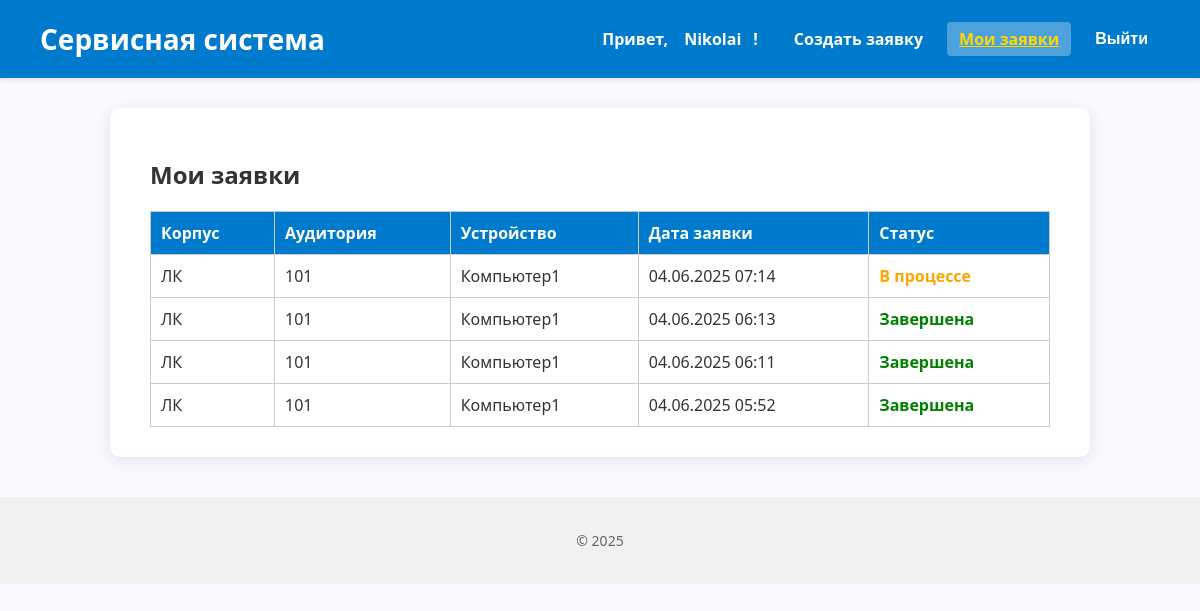
The app's page /my-requests/ (signed in) with its own data.
### core/models.py (models this page shows, shortened)
class User(AbstractUser):
    ROLE_CHOICES = [
        ('admin', 'Администратор'),
        ('engineer', 'Инженер'),
        ('teacher', 'Преподаватель'),
    ]
    role = models.CharField(max_length=20, choices=ROLE_CHOICES, blank=True, null=True)

class ServiceRequest(models.Model):
    device = models.ForeignKey(Device, on_delete=models.CASCADE, related_name='service_requests', verbose_name="Устройство")
    created_by = models.ForeignKey(
        settings.AUTH_USER_MODEL, on_delete=models.SET_NULL,
        null=True, related_name='requests_created', verbose_name="Создал"
    )
    assigned_engineer = models.ForeignKey(
        settings.AUTH_USER_MODEL, on_delete=models.SET_NULL,
        null=True, blank=True, related_name='assigned_requests', verbose_name="Инженер"
    )
    created_at = models.DateTimeField("Дата создания", auto_now_add=True)
    description = models.TextField("Описание проблемы")
    is_completed = models.BooleanField("Завершено", default=False)
    requires_replacement = models.BooleanField(default=False)
    is_paused = models.BooleanField("Приостановлена (ожидание замены)", default=False)
    class Meta:
        verbose_name = "Заявка на обслуживание"
        verbose_name_plural = "Заявки на обслуживание"
    @property
    def status(self):
        return "Завершена" if self.is_completed else "В процессе"

class Device(models.Model):
    cabinet = models.ForeignKey(Cabinet, on_delete=models.CASCADE, related_name='devices', verbose_name="Кабинет")
    name = models.CharField("Название устройства", max_length=100)
    serial_number = models.CharField("Серийный номер", max_length=100, unique=True)
    purchase_date = models.DateField("Дата покупки")
    cost = models.DecimalField("Стоимость", max_digits=10, decimal_places=2)
    class Meta:
        verbose_name = "Устройство"
        verbose_name_plural = "Устройства"

class Cabinet(models.Model):
    number = models.CharField("Номер кабинета", max_length=10)
    building = models.CharField("Корпус", max_length=50)
    class Meta:
        verbose_name = "Кабинет"
        verbose_name_plural = "Кабинеты"

### core/views.py (the view)
# urls.py: path('my-requests/', views.my_requests, name='my_requests'),
@login_required
@teacher_required
def my_requests(request):
    requests = ServiceRequest.objects.filter(created_by=request.user).order_by('-created_at')
    return render(request, 'core/my_requests.html', {'requests': requests, 'user_name': request.user.username})

### core/templates/core/my_requests.html (shortened to what this page needs)
{% extends 'base.html' %}
{% block content %}
  <h2>Мои заявки</h2>
  {% if requests %}
    <table style="width: 100%; border-collapse: collapse; border: 1px solid #ccc;">
      <thead>
        <tr style="background-color: #007acc; color: white;">
          <th style="padding: 10px; border: 1px solid #ccc; text-align: left;">Корпус</th>
          <th style="padding: 10px; border: 1px solid #ccc; text-align: left;">Аудитория</th>
          <th style="padding: 10px; border: 1px solid #ccc; text-align: left;">Устройство</th>
          <th style="padding: 10px; border: 1px solid #ccc; text-align: left;">Дата заявки</th>
          <th style="padding: 10px; border: 1px solid #ccc; text-align: left;">Статус</th>
        </tr>
      </thead>
      <tbody>
        {% for req in requests %}
          <tr>
            <td style="padding: 10px; border: 1px solid #ccc;">{{ req.device.cabinet.building }}</td>
            <td style="padding: 10px; border: 1px solid #ccc;">{{ req.device.cabinet.number }}</td>
            <td style="padding: 10px; border: 1px solid #ccc;">{{ req.device.name }}</td>
            <td style="padding: 10px; border: 1px solid #ccc;">{{ req.created_at|date:"d.m.Y H:i" }}</td>
            <td style="padding: 10px; border: 1px solid #ccc; font-weight: 600; color: {% if req.is_completed %}green{% else %}orange{% endif %};">
              {{ req.status }}
            </td>
          </tr>
        {% endfor %}
      </tbody>
    </table>
  {% else %}
    <p>У вас пока нет заявок.</p>
  {% endif %}
{% endblock %}

### core/templates/base.html (shortened to what this page needs)
<!DOCTYPE html>
<html lang="ru">
<head>
</head>
<body>
    <header>
        <h1>Сервисная система</h1>
        <nav>
          {% if user.is_authenticated %}
            <span>Привет, <a href="{% url 'profile' %}">{{ user.username }}</a>!</span>
            {% if user.role == 'teacher' %}
              <a href="{% url 'create_request' %}" class="{% if request.path == '/create-request/' %}active{% endif %}">Создать заявку</a>
              <a href="{% url 'my_requests' %}" class="{% if request.path == '/my-requests/' %}active{% endif %}">Мои заявки</a>
            {% elif user.role == 'engineer' %}
              <a href="{% url 'active_requests' %}" class="{% if request.path == '/active-requests/' %}active{% endif %}">Активные заявки</a>
              <a href="{% url 'completed_requests' %}" class="{% if request.path == '/completed-requests/' %}active{% endif %}">Завершённые заявки</a>
            {% elif user.role == 'admin' %}
              <a href="{% url 'admin_dashboard' %}" class="{% if request.path == '/admin/' %}active{% endif %}">Панель администратора</a>
            {% endif %}
            <form method="post" action="{% url 'logout' %}" class="logout-form">
              <button type="submit">Выйти</button>
            </form>
          {% else %}
            {% if request.path != '/login/' %}
              <a href="{% url 'login' %}">Войти</a>
            {% endif %}
          {% endif %}
        </nav>
    </header>
    <main>
        {% block content %}{% endblock %}
    </main>
    <footer>
        <p>© 2025</p>
    </footer>
</body>
</html>

### core/templates/base.html (style rules this page uses)
body { font-family: 'Segoe UI', Tahoma, Geneva, Verdana, sans-serif; background-color: #f9faff; margin: 0; padding: 0; color: #333; }
header { background-color: #007acc; color: white; padding: 20px 40px; box-shadow: 0 2px 5px rgba(0,0,0,0.1); display: flex; align-items: center; justify-content: space-between; }
header h1 { margin: 0; font-weight: 700; font-size: 28px; }
nav { display: flex; align-items: center; gap: 12px; }
nav a, nav span { color: white; font-weight: 600; text-decoration: none; padding: 6px 12px; border-radius: 4px; transition: background-color 0.3s ease; }
nav a.active { font-weight: 700; color: #ffd700; text-decoration: underline; background-color: rgba(255, 255, 255, 0.3); }
main { max-width: 900px; margin: 30px auto; background-color: white; padding: 30px 40px; border-radius: 10px; box-shadow: 0 4px 15px rgba(0,0,0,0.1); }
footer { text-align: center; color: #666; padding: 20px 0; font-size: 14px; background-color: #f1f1f1; margin-top: 40px; }
form.logout-form { display: inline; }
form.logout-form button { background: none; border: none; color: white; cursor: pointer; padding: 6px 12px; font-weight: 600; font-size: 1em; border-radius: 4px; transition: background-color 0.3s ease; }

### records on screen
User: username "Nikolai"
ServiceRequest: device.cabinet.building "ЛК", device.cabinet.number "101", device.name "Компьютер1", created_at "04.06.2025 07:14", status "В процессе"
ServiceRequest: device.cabinet.building "ЛК", device.cabinet.number "101", device.name "Компьютер1", created_at "04.06.2025 06:13", status "Завершена"
ServiceRequest: device.cabinet.building "ЛК", device.cabinet.number "101", device.name "Компьютер1", created_at "04.06.2025 06:11", status "Завершена"
ServiceRequest: device.cabinet.building "ЛК", device.cabinet.number "101", device.name "Компьютер1", created_at "04.06.2025 05:52", status "Завершена"
